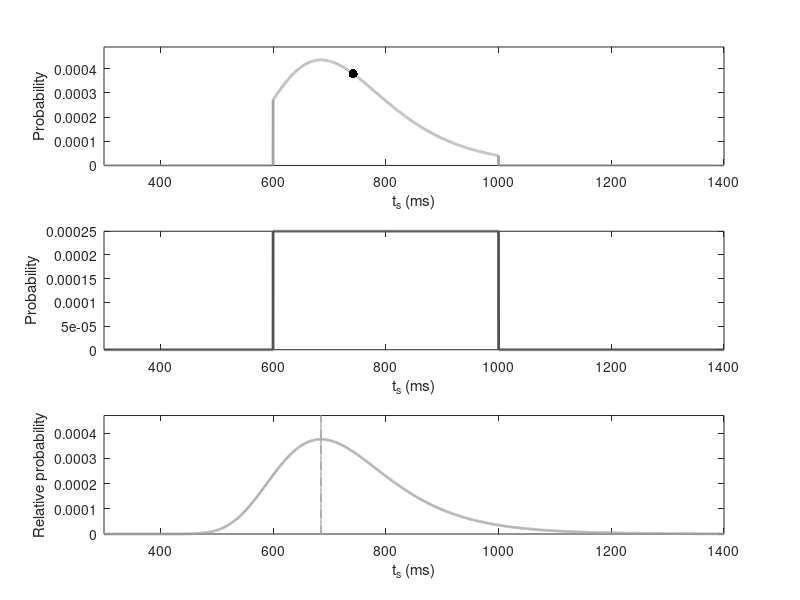
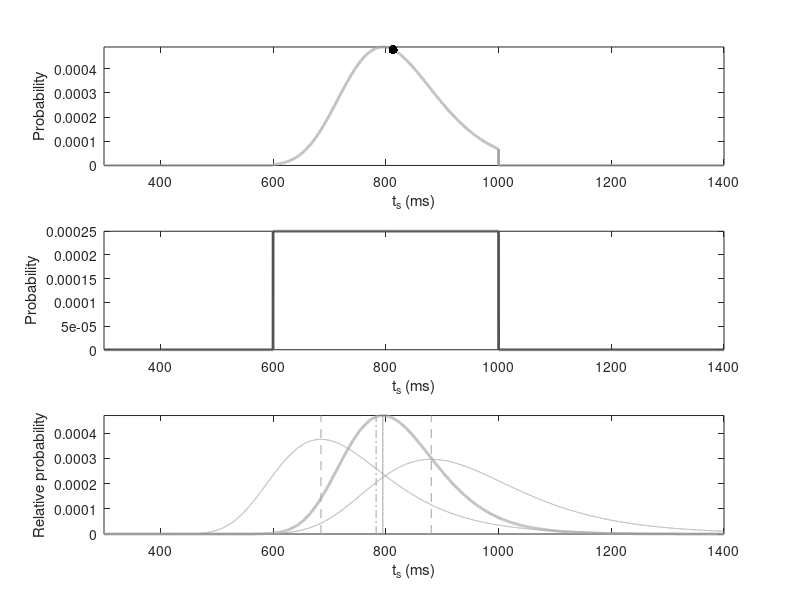

Here is the MATLAB script that generated these plots, in order: (Note: this script raises an error after producing the figures.)
%% ProbDistExamps
%
%   Creates examples likelihoods, prior and posterior distributions for the
%   RSNG experiments
%
%%

% Variables
N = 2;              % Number of measurements
tsmin = 600;
tsmax = 1000;
examplets = [800];
exampletms = [700 900];
exampleN = [1 2];
dts = 0.1;
tsvec = 300:dts:1400;
tms = 200:1600;

wm = 0.15;  % scalar variance of measurements; conditionally independent for now
wp = 0.1;


% Likelihood funtion
Likelihoodf = @(w,N,tm,ts)( (1./(sqrt(2*pi)*w*ts)).^N .* exp( -(tm-ts)'*(tm-ts) ./ (2*w.^2.*ts.^2) ) );

% Eqivalent likelihood for N measurements
eLF = @(w,N,tm,tmeff,ts)( (1./(sqrt(2*pi)*w*ts)).^N .* exp( (N*tmeff^2)/(2*w^2*ts.^2) ) .* exp( -sum(tm.^2)./(2*w^2*ts.^2) ) .* exp( -(tmeff-ts).^2/(2*(w*ts/sqrt(N))^2) ) );

% Generate noisy measurements
for i = 1:length(examplets)
%     noise = wm*(examplets(i)*ones(1,N)).*randn(1,N);
%     tm(i,:) = examplets(i)*ones(1,N) + noise;
    tm(i,:) = exampletms;
end

% Generate distributions
%Prior
p0 = zeros(size(tsvec));
p0(find(tsvec == tsmin):find(tsvec == tsmax)) = ones(size(tsmin:dts:tsmax))./(tsmax - tsmin)*dts;
inds = 0;
for nn = exampleN
    inds = inds+1;
    for i = 1:length(examplets)        
        % Likelihoods
        for n = 1:nn
            l(:,n,i,nn) = arrayfun(@(tsi)(Likelihoodf(wm,1,tm(i,n),tsi)),tsvec);
        end
        
        L(:,i,inds) = arrayfun(@(tsi)(Likelihoodf(wm,nn,tm(i,1:nn)',tsi)),tsvec)/sum((arrayfun(@(tsi)(Likelihoodf(wm,nn,tm(i,1:nn)',tsi)),tsvec)));
        eL(:,i,inds) = arrayfun(@(tsi)(eLF(wm,nn,tm(i,1:nn),mean(tm(i,1:nn)),tsi)),tsvec)/sum((arrayfun(@(tsi)(eLF(wm,nn,tm(i,1:nn),mean(tm(i,1:nn)),tsi)),tsvec)));
        
        % Posterior
        posterior(:,i,inds) = (arrayfun(@(tsi)(Likelihoodf(wm,nn,tm(i,1:nn)',tsi)),tsvec).*p0)/sum((arrayfun(@(tsi)(Likelihoodf(wm,nn,tm(i,1:nn)',tsi)),tsvec)).*p0);
        
        te(inds,i) = sum(tsvec'.*posterior(:,i,inds));
    end
end

% Building of likelihood function
P(:,1) = arrayfun(@(tmi)(Likelihoodf(wm,1,tmi,tsmin)),tms);
P(:,2) = arrayfun(@(tmi)(Likelihoodf(wm,1,tmi,(tsmin+tsmax)/2)),tms);
P(:,3) = arrayfun(@(tmi)(Likelihoodf(wm,1,tmi,tsmax)),tms);

lf = arrayfun(@(tsi)(Likelihoodf(wm,1,(tsmin+tsmax)/2,tsi)),tms);

%% Plot
for nn= 1:length(exampleN)
    h(nn) = figure;
    % Prior
    subplot(3,1,2)
    plot(tsvec,p0,'Color',[0.32 0.32 0.32],'LineWidth',2);
    xlabel('t_s (ms)')
    ylabel('Probability')
    axis tight
    ax2 = axis;
    ax1 = axis;
    ax3 = axis;
    ax3(4) = 0;
    for i = 1:length(examplets)
        if i == 1
            m = 0;
        else
            m = 1;
        end
        % Likelihood
        subplot(3,1,3)
        ltemp = squeeze(l(:,1:exampleN(nn),i,exampleN(nn)));
        plot(tsvec,ltemp./repmat(sum(ltemp,1),size(ltemp,1),1),'Color',[0.64 0.64 0.64]-m*[0.64 0.64 0.64])
        hold on
        plot(tsvec,L(:,i,nn),'Color',[0.64 0.64 0.64]-m*[0.64 0.64 0.64],'LineWidth',2)
        axis tight
        temp = axis;
        ax3(temp > ax3) = temp(temp > ax3);
        xlabel('t_s (ms)')
        ylabel('Relative probability')
        
        % Posterior
        subplot(3,1,1)
        plot(tsvec,posterior(:,i,nn),'Color',[0.64 0.64 0.64]-m*[0.64 0.64 0.64],'LineWidth',2);
        hold on
        plot(ceil(te(nn,i)),posterior(tsvec == ceil(te(nn,i)),i,nn),'k.','MarkerSize',20)
        axis tight
        temp = axis;
        ax1(temp > ax1) = temp(temp > ax1);
        xlabel('t_s (ms)')
        ylabel('Probability')
    end
%     axmin = min([ax1(3) ax2(3) ax3(3)]);
%     axmax = max([ax1(4) ax2(4) ax3(4)]);
%     ax1(3) = axmin;
%     ax2(3) = axmin;
%     ax3(3) = axmin;
%     ax1(4) = axmax;
%     ax2(4) = axmax;
%     ax3(4) = axmax;
end

for nn = 1:length(exampleN)
    figure(h(nn))
    for i = 1:length(examplets)
        if i == 1
            m = 0;
        else
            m = 1;
        end
        subplot(3,1,3)
        ltemp = squeeze(l(:,1:exampleN(nn),i,exampleN(nn)));
        q = find(ltemp == repmat(max(ltemp),size(ltemp,1),1));
        for j = 1:length(q)
            q(j) = q(j) - (j-1)*length(tsvec);
            plot(tsvec(q(j))*[1 1],[0 ax3(4)],'--','Color',[0.64 0.64 0.64]-m*[0.64 0.64 0.64])
        end
        
        plot(((-1+sqrt(1+4*wm^2))/(2*wm^2))*mean(tm(i,1:exampleN(nn)))*[1 1],[0 ax3(4)],'-.','Color',[0.64 0.64 0.64]-m*[0.64 0.64 0.64])
        plot(tsvec(L(:,i,nn) == max(L(:,i,nn)))*[1 1],[0 ax3(4)],'Color',[0.64 0.64 0.64]-m*[0.64 0.64 0.64])
    end
end

ax2(4) = 2*ax2(4);
for nn = 1:length(exampleN)
    figure(h(nn))
    subplot(3,1,1)
    axis(ax1)
    xytitle = 'Posterior';
    mymakeaxis(gca,'xytitle',xytitle,'xticks',400:200:1400,'xticklabels',strread(num2str(400:200:1400),'%s'),'yticks',[0:2:4]*10^-4,'yticklabels',strread(num2str([0:2:4]*10^-4),'%s'))
    subplot(3,1,2)
    axis(ax2)
    xytitle = 'Posterior';
    mymakeaxis(gca,'xytitle',xytitle,'xticks',400:200:1400,'xticklabels',strread(num2str(400:200:1400),'%s'),'yticks',[0:2:4]*10^-4,'yticklabels',strread(num2str([0:2:4]*10^-4),'%s'))
    subplot(3,1,3)
    axis(ax3)
    xytitle = 'Posterior';
    mymakeaxis(gca,'xytitle',xytitle,'xticks',400:200:1400,'xticklabels',strread(num2str(400:200:1400),'%s'),'yticks',[0:2:4]*10^-4,'yticklabels',strread(num2str([0:2:4]*10^-4),'%s'))
end
    

figure
subplot(2,1,1)
for i = 1:3
    plot(tms,P(:,i),'Color',[0.66 0.66 0.66] - (i-1)*[0.33 0.33 0.33],'LineWidth',2)
    hold on
end
ax = axis;
plot((tsmin+tsmax)/2*[1 1],[0 ax(4)],'r','LineWidth',2)
xlabel('t_m (ms)')
ylabel('P(t_m|t_s)')
legend(['t_s = ' num2str(tsmin)],['t_s = ' num2str((tsmin+tsmax)/2)],['t_s = ' num2str(tsmax)],['t_m = ' num2str((tsmin+tsmax)/2)])
mymakeaxis(gca,'xticks',200:400:1400,'xticklabels',strread(num2str(200:400:1400),'%s'),'yticks',(0:2:4)*10^-3,'yticklabels',strread(num2str((0:2:4)*10^-3),'%s'))
subplot(2,1,2)
plot(tms,lf,'r','LineWidth',2)
hold on
plot(tsmin,lf(tms == tsmin),'.','MarkerSize',20,'Color',[0.66 0.66 0.66])
plot((tsmin+tsmax)/2,lf(tms == (tsmin+tsmax)/2),'.','MarkerSize',20,'Color',[0.33 0.33 0.33])
plot(tsmax,lf(tms == tsmax),'.','MarkerSize',20,'Color',[0 0 0])
xlabel('t_s (ms)')
ylabel('Likelihood')
mymakeaxis(gca,'xticks',200:400:1400,'xticklabels',strread(num2str(200:400:1400),'%s'),'yticks',(0:1:3)*10^-3,'yticklabels',strread(num2str((0:1:3)*10^-3),'%s'))

%% BLS model
v  = 700:50:900;
method_opts.dx = 10;
method_opts.type = 'quad';
tms = 400:1200;
[TM1, TM2] = meshgrid(tms);
M = [TM1(:) TM2(:)];
fBLS2 = ScalarBayesEstimators(M,wm,tsmin,tsmax,'method',method_opts);
figure('Name','fBLS2')
imagesc(tms,tms,reshape(fBLS2,length(tms),length(tms)))
axis xy
colormap gray
axis square
a = [595 1010];%caxis;
hold on
colormap gray
[C, H] = contour(TM1,TM2,reshape(fBLS2,length(tms),length(tms)),v,'Color',[1 215/255 0],'LineWidth',1.5);
caxis(a);
xlabel('t_{m_1}')
ylabel('t_{m_2}')
mymakeaxis(gca,'xticks',400:200:1200,'xticklabels',strread(num2str(400:200:1200),'%s'),'yticks',400:200:1200,'yticklabels',strread(num2str(400:200:1200),'%s'))
ax = gca;
h = colorbar;
h.TickDirection = 'out';
h.Box = 'off';
h.Position(1) = h.Position(1)+0.1;
h.Position(2) = ax.Position(2) + 0.25;
h.Position(4) = ax.Position(4) - 0.25;

%% BLS update
fBLS1 = ScalarBayesEstimators(tms(:),wm,tsmin,tsmax,'method',method_opts);
figure('Name','fBLS update')
subplot(1,2,1)
imagesc(tms,tms,reshape(fBLS2,length(tms),length(tms))-repmat(fBLS1,[1,size(TM2,2)])')
axis xy
colormap gray
axis square
a2 = caxis;
hold on
colormap gray
[C, H] = contour(TM1,TM2,reshape(fBLS2,length(tms),length(tms))-repmat(fBLS1,[1,size(TM2,2)])',-150:50:150,'Color',[1 215/255 0],'LineWidth',1.5);
caxis(a2);
xlabel('t_{m_1}')
ylabel('t_{m_2}')
mymakeaxis(gca,'xticks',400:200:1200,'xticklabels',strread(num2str(400:200:1200),'%s'),'yticks',400:200:1200,'yticklabels',strread(num2str(400:200:1200),'%s'))
ax = gca;
h = colorbar;
h.TickDirection = 'out';
h.Box = 'off';
h.Position(1) = h.Position(1)+0.1;
h.Position(2) = ax.Position(2) + 0.25;
h.Position(4) = ax.Position(4) - 0.25;

subplot(1,2,2)
imagesc(tms,tms,TM2-repmat(fBLS1,[1,size(TM2,2)])')
axis xy
colormap gray
axis square
a2 = caxis;
hold on
colormap gray
[C, H] = contour(TM1,TM2,TM2-repmat(fBLS1,[1,size(TM2,2)])',-300:100:300,'Color',[1 215/255 0],'LineWidth',1.5);
caxis(a2);
xlabel('t_{m_1}')
ylabel('t_{m_2}')
mymakeaxis(gca,'xticks',400:200:1200,'xticklabels',strread(num2str(400:200:1200),'%s'),'yticks',400:200:1200,'yticklabels',strread(num2str(400:200:1200),'%s'))
ax = gca;
h = colorbar;
h.TickDirection = 'out';
h.Box = 'off';
h.Position(1) = h.Position(1)+0.1;
h.Position(2) = ax.Position(2) + 0.25;
h.Position(4) = ax.Position(4) - 0.25;

%% EKF model
estimator.type = 'EKF';
fEKF2 = ScalarBayesEstimators(M,wm,tsmin,tsmax,'method',method_opts,'estimator',estimator);
figure('Name','fEKF2')
imagesc(tms,tms,reshape(fEKF2,length(tms),length(tms)))
axis xy
colormap gray
axis square
% a = caxis;
hold on
colormap gray
[C, H] = contour(TM1,TM2,reshape(fEKF2,length(tms),length(tms)),v,'Color',[1 215/255 0],'LineWidth',1.5);
caxis(a);
xlabel('t_{m_1}')
ylabel('t_{m_2}')
mymakeaxis(gca,'xticks',400:200:1200,'xticklabels',strread(num2str(400:200:1200),'%s'),'yticks',400:200:1200,'yticklabels',strread(num2str(400:200:1200),'%s'))
ax = gca;
h = colorbar;
h.TickDirection = 'out';
h.Box = 'off';
h.Position(1) = h.Position(1)+0.1;
h.Position(2) = ax.Position(2) + 0.25;
h.Position(4) = ax.Position(4) - 0.25;

%% EKF update
fBLS1 = ScalarBayesEstimators(tms(:),wm,tsmin,tsmax,'method',method_opts);
figure('Name','fBLS update')
subplot(1,2,1)
imagesc(tms,tms,reshape(fEKF2,length(tms),length(tms))-repmat(fBLS1,[1,size(TM2,2)])')
axis xy
colormap gray
axis square
a2 = caxis;
hold on
colormap gray
[C, H] = contour(TM1,TM2,reshape(fEKF2,length(tms),length(tms))-repmat(fBLS1,[1,size(TM2,2)])',-150:50:150,'Color',[1 215/255 0],'LineWidth',1.5);
caxis(a2);
xlabel('t_{m_1}')
ylabel('t_{m_2}')
mymakeaxis(gca,'xticks',400:200:1200,'xticklabels',strread(num2str(400:200:1200),'%s'),'yticks',400:200:1200,'yticklabels',strread(num2str(400:200:1200),'%s'))
ax = gca;
h = colorbar;
h.TickDirection = 'out';
h.Box = 'off';
h.Position(1) = h.Position(1)+0.1;
h.Position(2) = ax.Position(2) + 0.25;
h.Position(4) = ax.Position(4) - 0.25;

subplot(1,2,2)
imagesc(tms,tms,TM2-repmat(fBLS1,[1,size(TM2,2)])')
axis xy
colormap gray
axis square
a2 = caxis;
hold on
colormap gray
[C, H] = contour(TM1,TM2,TM2-repmat(fBLS1,[1,size(TM2,2)])',-300:100:300,'Color',[1 215/255 0],'LineWidth',1.5);
caxis(a2);
xlabel('t_{m_1}')
ylabel('t_{m_2}')
mymakeaxis(gca,'xticks',400:200:1200,'xticklabels',strread(num2str(400:200:1200),'%s'),'yticks',400:200:1200,'yticklabels',strread(num2str(400:200:1200),'%s'))
ax = gca;
h = colorbar;
h.TickDirection = 'out';
h.Box = 'off';
h.Position(1) = h.Position(1)+0.1;
h.Position(2) = ax.Position(2) + 0.25;
h.Position(4) = ax.Position(4) - 0.25;

%% BLS_wm1wm2
estimator.type = 'BLS_wm1wm2';
estimator.wm_drift = 1.5*wm;
E = ScalarBayesEstimators(M,wm,tsmin,tsmax,'method',method_opts,'estimator',estimator);
figure('Name','fBLS_wm1wm2')
imagesc(tms,tms,reshape(E,length(tms),length(tms)))
axis xy
colormap gray
axis square
% a = caxis;
hold on
colormap gray
[C, H] = contour(TM1,TM2,reshape(E,length(tms),length(tms)),v,'Color',[1 215/255 0],'LineWidth',1.5);
caxis(a);
xlabel('t_{m_1}')
ylabel('t_{m_2}')
mymakeaxis(gca,'xticks',400:200:1200,'xticklabels',strread(num2str(400:200:1200),'%s'),'yticks',400:200:1200,'yticklabels',strread(num2str(400:200:1200),'%s'))
ax = gca;
h = colorbar;
h.TickDirection = 'out';
h.Box = 'off';
h.Position(1) = h.Position(1)+0.1;
h.Position(2) = ax.Position(2) + 0.25;
h.Position(4) = ax.Position(4) - 0.25;

%% Linear-nonlienar estimator (LNE)
estimator.type = 'weightedMean';
estimator.weights = ones(1,n)/n;
E = ScalarBayesEstimators(M,wm,tsmin,tsmax,'method',method_opts,'estimator',estimator);
figure('Name','Averaging')
imagesc(tms,tms,reshape(E,length(tms),length(tms)))
axis xy
colormap gray
axis square
hold on
colormap gray
[C, H] = contour(TM1,TM2,reshape(E,length(tms),length(tms)),v,'Color',[1 215/255 0],'LineWidth',1.5);
% clabel(C,H)
caxis(a);
xlabel('t_{m_1}')
ylabel('t_{m_2}')
mymakeaxis(gca,'xticks',400:200:1200,'xticklabels',strread(num2str(400:200:1200),'%s'),'yticks',400:200:1200,'yticklabels',strread(num2str(400:200:1200),'%s'))
ax = gca;
h = colorbar;
h.TickDirection = 'out';
h.Box = 'off';
h.Position(1) = h.Position(1)+0.1;
h.Position(2) = ax.Position(2) + 0.25;
h.Position(4) = ax.Position(4) - 0.25;

%% MLE
estimator.type = 'MLE';
estimator.weights = ones(1,n)/n;
method_analytical.type = 'analytical';
MLE = ScalarBayesEstimators(M,wm,tsmin,tsmax,'method',method_analytical,'estimator',estimator);
figure('Name','MLE')
imagesc(tms,tms,reshape(MLE,length(tms),length(tms)))
axis xy
colormap gray
axis square
hold on
colormap gray
[C, H] = contour(TM1,TM2,reshape(MLE,length(tms),length(tms)),700:100:900,'Color',[1 215/255 0],'LineWidth',1.5);
%caxis(a);
xlabel('t_{m_1}')
ylabel('t_{m_2}')
mymakeaxis(gca,'xticks',400:200:1200,'xticklabels',strread(num2str(400:200:1200),'%s'),'yticks',400:200:1200,'yticklabels',strread(num2str(400:200:1200),'%s'))
ax = gca;
h = colorbar;
h.TickDirection = 'out';
h.Box = 'off';
h.Position(1) = h.Position(1)+0.1;
h.Position(2) = ax.Position(2) + 0.25;
h.Position(4) = ax.Position(4) - 0.25;


%% Average of Estimates
estimator.type = 'aveEstimates';
estimator.weights = ones(1,n)/n;
E = ScalarBayesEstimators(M,wm,tsmin,tsmax,'method',method_opts,'estimator',estimator);
figure('Name','Average of estimates')
imagesc(tms,tms,reshape(E,length(tms),length(tms)))
axis xy
colormap gray
axis square
hold on
colormap gray
[C, H] = contour(TM1,TM2,reshape(E,length(tms),length(tms)),v,'Color',[1 215/255 0],'LineWidth',1.5);
caxis(a);
xlabel('t_{m_1}')
ylabel('t_{m_2}')
mymakeaxis(gca,'xticks',400:200:1200,'xticklabels',strread(num2str(400:200:1200),'%s'),'yticks',400:200:1200,'yticklabels',strread(num2str(400:200:1200),'%s'))
ax = gca;
h = colorbar;
h.TickDirection = 'out';
h.Box = 'off';
h.Position(1) = h.Position(1)+0.1;
h.Position(2) = ax.Position(2) + 0.25;
h.Position(4) = ax.Position(4) - 0.25;

%% Single Measurement
fBLS1 = ScalarBayesEstimators(tms(:),wm,tsmin,tsmax,'method',method_opts);
figure('Name','fBLS1')
plot(tms,fBLS1,'k','LineWidth',2)
hold on
axis square
axis equal
plotUnity;
xlabel('t_{m}')
ylabel('t_a')
mymakeaxis(gca,'xticks',400:200:1200,'xticklabels',strread(num2str(400:200:1200),'%s'),'yticks',600:200:1000,'yticklabels',strread(num2str(600:200:1000),'%s'))

%% p(tm1,tm2,|ts,tp)
tms2 = 400:5:1200;
[TM12, TM22] = meshgrid(tms2);
M2 = [TM12(:) TM22(:)];
ptm1tm2_take_tstp = ScalarMeasuremnetProbabilityGivenInputOutput(800,800,M2,wm,wp,tsmin,tsmax);
figure('Name','Probability of t_m1 and t_m2, given ts and tp','Position',[680 270 1026 828])
imagesc(tms2,tms2,reshape(ptm1tm2_take_tstp,length(tms2),length(tms2)))
axis xy
axis square
hold on
colormap gray
cax = caxis;
[C, H] = contour(TM1,TM2,reshape(fBLS2,length(tms),length(tms)),700:100:900,'Color',[1 215/255 0],'LineWidth',1.5);
xlabel('\fontsize{16}{0}\selectfont $t_{m_1}$')
ylabel('\fontsize{16}{0}\selectfont $t_{m_2}$')
mymakeaxis(gca,'xticks',400:200:1200,...
    'xticklabels',strread(num2str(400:200:1200),'%s'),...
    'yticks',400:200:1200,'yticklabels',strread(num2str(400:200:1200),'%s'),...
    'interpreter','latex','xytitle','\fontsize{16}{0}\selectfont $p(t_{m_1},t_{m_2}|t_s = 800,t_p=800)$')
ax = gca;
caxis(cax);
h = colorbar;
h.TickDirection = 'out';
h.Box = 'off';
h.Position(1) = h.Position(1)+0.1;
h.Position(2) = ax.Position(2) + 0.25;
h.Position(4) = ax.Position(4) - 0.25;

%% p(tm1,tm2,|ts)
tms2 = 400:5:1200;
[TM12, TM22] = meshgrid(tms2);
M2 = [TM12(:) TM22(:)];
ptm1tm2_take_tstp = ScalarMeasuremnetProbabilityGivenInputOutput(800,NaN,M2,wm,wp,tsmin,tsmax);
figure('Name','Probability of t_m1 and t_m2, given ts and tp','Position',[680 270 1026 828])
imagesc(tms2,tms2,reshape(ptm1tm2_take_tstp,length(tms2),length(tms2)))
axis xy
axis square
hold on
colormap gray
cax = caxis;
[C, H] = contour(TM1,TM2,reshape(fBLS2,length(tms),length(tms)),700:100:900,'Color',[1 215/255 0],'LineWidth',1.5);
xlabel('\fontsize{16}{0}\selectfont $t_{m_1}$')
ylabel('\fontsize{16}{0}\selectfont $t_{m_2}$')
mymakeaxis(gca,'xticks',400:200:1200,...
    'xticklabels',strread(num2str(400:200:1200),'%s'),...
    'yticks',400:200:1200,'yticklabels',strread(num2str(400:200:1200),'%s'),...
    'interpreter','latex','xytitle','\fontsize{16}{0}\selectfont $p(t_{m_1},t_{m_2}|t_s = 800)$')
ax = gca;
caxis(cax);
h = colorbar;
h.TickDirection = 'out';
h.Box = 'off';
h.Position(1) = h.Position(1)+0.1;
h.Position(2) = ax.Position(2) + 0.25;
h.Position(4) = ax.Position(4) - 0.25;

%% p(tm1,tm2,|ts) for LNE model
estimator.type = 'weightedMean';
estimator.weights = ones(1,n)/n;
E = ScalarBayesEstimators(M,wm,tsmin,tsmax,'method',method_opts,'estimator',estimator);
tms2 = 400:5:1200;
[TM12, TM22] = meshgrid(tms2);
M2 = [TM12(:) TM22(:)];
ptm1tm2_take_tstp = ScalarMeasuremnetProbabilityGivenInputOutput(800,NaN,M2,wm,wp,tsmin,tsmax);
figure('Name','Probability of t_m1 and t_m2, given ts and tp, LNE','Position',[680 270 1026 828])
imagesc(tms2,tms2,reshape(ptm1tm2_take_tstp,length(tms2),length(tms2)))
axis xy
axis square
hold on
colormap gray
cax = caxis;
[C, H] = contour(TM1,TM2,reshape(E,length(tms),length(tms)),700:100:900,'Color',[1 215/255 0],'LineWidth',1.5);
xlabel('\fontsize{16}{0}\selectfont $t_{m_1}$')
ylabel('\fontsize{16}{0}\selectfont $t_{m_2}$')
mymakeaxis(gca,'xticks',400:200:1200,...
    'xticklabels',strread(num2str(400:200:1200),'%s'),...
    'yticks',400:200:1200,'yticklabels',strread(num2str(400:200:1200),'%s'),...
    'interpreter','latex','xytitle','\fontsize{16}{0}\selectfont $p(t_{m_1},t_{m_2}|t_s = 800)$')
ax = gca;
caxis(cax);
h = colorbar;
h.TickDirection = 'out';
h.Box = 'off';
h.Position(1) = h.Position(1)+0.1;
h.Position(2) = ax.Position(2) + 0.25;
h.Position(4) = ax.Position(4) - 0.25;